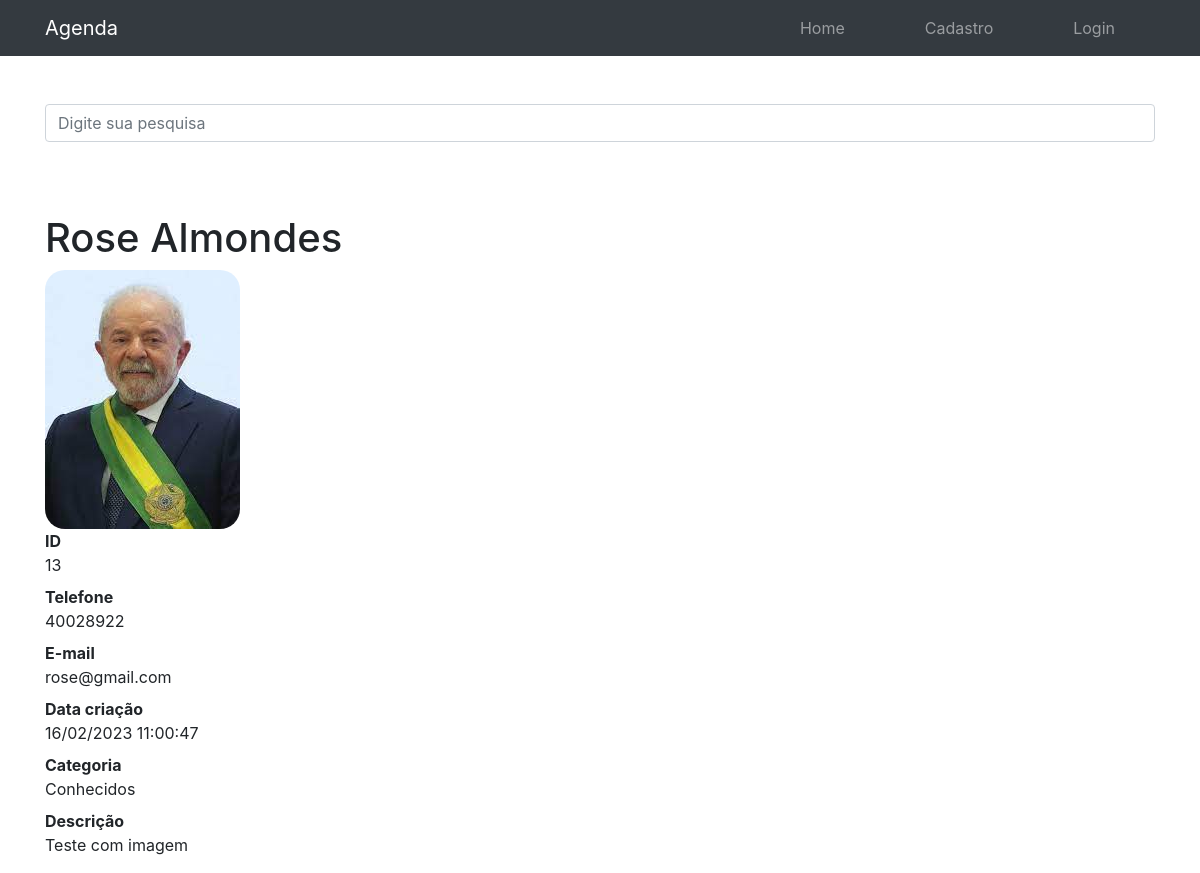
/13, run on the app's committed database.
### contatos/models.py (models this page shows, shortened)
class Contato(models.Model):
    nome = models.CharField(max_length=255)
    sobrenome = models.CharField(max_length=255, blank=True)
    telefone = models.CharField(max_length=255)
    email = models.CharField(max_length=255, blank=True)
    data_criacao = models.DateTimeField(default=timezone.now)
    descricao = models.TextField(blank=True)
    categoria = models.ForeignKey(Categoria, on_delete=models.DO_NOTHING)
    mostrar = models.BooleanField(default=True)
    foto = models.ImageField(blank=True, upload_to='fotos/%Y/%m/%d/')

class Categoria(models.Model):
    nome = models.CharField(max_length=255)
    def __str__(self):
        return self.nome

### contatos/views.py (the view)
# urls.py: path('<int:contato_id>', views.ver_contato, name='ver_contato'),
def ver_contato(request, contato_id):
    contato = get_object_or_404(
        Contato, id=contato_id
    )  # pega o objeto ou levanta um 404
    """ Corrige o erro de quando o contato estiver oculto, ele ser mostrado sendo
    acessado id no endereço """
    if not contato.mostrar:
        raise Http404()
    return render(request, "contatos/ver_contato.html", {
        "contato": contato
    })

### contatos/templates/contatos/ver_contato.html (shortened to what this page needs)
{% extends 'base.html' %}
{% load static %}
{% block conteudo %}
<h1 class="mt-5">{{ contato.nome }} {{ contato.sobrenome }}</h1>
{% if contato.foto %}
  <img src="{{ contato.foto.url }}" style="max-width: 250px; heigth: auto; border-radius: 20px;">
{% else %}
  <img src="{% static 'img/sem-foto.png' %}" style="max-width: 250px; heigth: auto; border-radius: 20px;">
{% endif %}
<dl>
  <dt>ID</dt>
  <dd>{{ contato.id }}</dd>
  <dt>Telefone</dt>
  <dd>{{ contato.telefone }}</dd>
  <dt>E-mail</dt>
  <dd>{{ contato.email }}</dd>
  <dt>Data criação</dt>
  <dd>{{ contato.data_criacao | date:'d/m/Y H:i:s' }}</dd>
  <dt>Categoria</dt>
  <dd>{{ contato.categoria }}</dd>
  <dt>Descrição</dt>
  <dd>
    {{ contato.descricao }}
  </dd>
</dl>
{% endblock  %}

### data on the page
Contato: nome "Rose", sobrenome "Almondes", foto (picture), id "13", telefone "40028922", email "rose@gmail.com", data_criacao "16/02/2023 11:00:47", categoria "Conhecidos", descricao "Teste com imagem"
